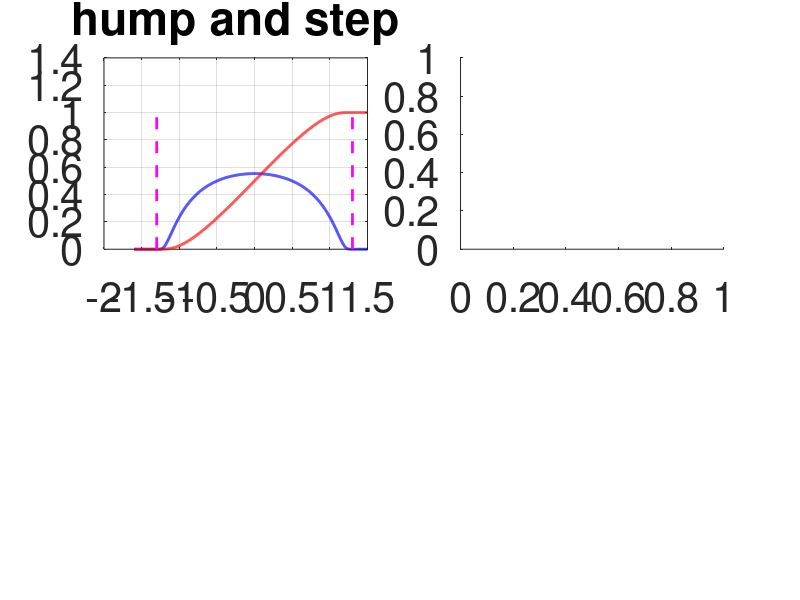

MATLAB code to generate this figure: (Note: this script raises an error after producing the figure.)
function sphereWithMirror
    set(0, 'defaultLineLineWidth', 2);    
    set(0, 'defaultLineMarkerSize', 30);     
    set(0, 'defaultAxesFontSize', 30);

    figure('units', 'normalized', 'position', [0.1, 0.1, 0.8, 0.7]);     

    %%%%%%%%

    subplot(221)
    arg = -1.6:0.001: 1.5; 
    step_halfw = 1.3; 
    
    plot(arg, hump(arg, step_halfw), 'b');    
    hold on; plot(arg, smooth_step(arg, step_halfw), 'r'); 
    title('hump and step')
    
    hold on; plot(  [step_halfw, step_halfw], [0, 1], 'm--');     
    hold on; plot(- [step_halfw, step_halfw], [0, 1], 'm--');     
    grid on

    %%%%%%%%%
    subplot(222)
    
    arg = - 3.5 : 0.001 : 3.7; 
    plateau_halfw = 1.6; 
    step_halfw = 0.74; 
    
    [val, curveMax] = slide(arg, plateau_halfw, step_halfw); 

    plot(arg, val, 'k.-'); 
    %title(sprintf('slide, curveMax = %g', curveMax))
    title('slide')
    
    foot_lim = plateau_halfw + 2 * step_halfw; % TODO: refactor    
    levelHeight = plateau_halfw + curveMax;    
    % turns out that curveMax == step_halfw - let's check it!
    hold on; plot(  [-foot_lim, foot_lim], [ levelHeight - step_halfw,  levelHeight - step_halfw], 'k--');        
    hold on; plot(  [-foot_lim, foot_lim], [-levelHeight + step_halfw, -levelHeight + step_halfw], 'k--'); 
    
    hold on; plot(  [plateau_halfw, plateau_halfw], [-levelHeight, levelHeight], 'b--'); 
    hold on; plot(- [plateau_halfw, plateau_halfw], [-levelHeight, levelHeight], 'b--');
    
    % verticals
    hold on; plot(  [foot_lim, foot_lim], [-levelHeight,  levelHeight], 'm--');     
    hold on; plot(- [foot_lim, foot_lim], [-levelHeight,  levelHeight], 'm--');     

    % horizontals
    hold on; plot(  [-foot_lim, foot_lim], [ levelHeight,  levelHeight], 'm--');        
    hold on; plot(  [-foot_lim, foot_lim], [-levelHeight, -levelHeight], 'm--');        
    
    axis equal; % this is important - the slope should be 45 deg
    grid on; 
    
    yl = ylim; 
    hold on; plot(yl * 0.9, yl * 0.9, 'r-')     
    
    %%%%%%%%%
    subplot(223)
   
    theta = (0:0.02:2) * pi; 
    
    theta_plateau_center = pi; 
    theta_plateau_halfw  = pi/4; 
    theta_step_halfw     = pi/5; 
    
    assert(theta_plateau_halfw + theta_step_halfw < pi/2); 
          
    theta_truncated = slide(theta - theta_plateau_center, theta_plateau_halfw, theta_step_halfw);
    
    plot(theta, theta_truncated, 'b')
    title(sprintf('truncated angle\n halfwidths: plateau = %g * pi, step = %g * pi', ... 
                   theta_plateau_halfw / pi, theta_step_halfw / pi)); 
               
    theta_eff_max = theta_plateau_halfw + theta_step_halfw; % property of the "slide" 
    
    hold on; plot([0, 2*pi], [ theta_eff_max,  theta_eff_max], 'k--'); 
    hold on; plot([0, 2*pi], [-theta_eff_max, -theta_eff_max], 'k--'); 
    
    axis equal; % this is important - the slope should be 45 deg
    grid on
    
    %%%%%%%%%
    subplot(224)       
    
    distToMirror = cos(theta_plateau_halfw); 
    r_const = distToMirror / cos(theta_eff_max);     
    r_flat =  distToMirror ./ cos(theta_truncated); 
    
    shape_flat  = [r_flat .* cos(theta);  r_flat .* sin(theta)];         
    ht = plot(shape_flat(1,:), shape_flat(2,:),  'm--', 'DisplayName', 'target shape');  
    title(sprintf('circle with mirror\n dist = %5.3f, radius = %6.3f', distToMirror, r_const));  
    
    yl = [min(shape_flat(2,:)), max(shape_flat(2,:))]; 
    hold on; 
    hs = plot(- [distToMirror, distToMirror], yl, 'k--', 'DisplayName', 'straight line'); % minus because the angles are centered around pi 
    
    hold on; 
    hc = plot(r_const * cos(theta), r_const * sin(theta),  'b--', 'DisplayName', 'circle');  
    legend([ht, hc, hs])
    
    grid on
    axis equal    
    
    print('-djpeg', 'smooth_shape.jpg')
end

function [ret, curveMax]  = slide(x, plateau_halfw, step_halfw)

    ngrid = 131; 
    arg = linspace(- 1.1 * step_halfw, 1.1 * step_halfw, ngrid); 
    smooth_step_interp = griddedInterpolant(arg, smooth_step(arg, step_halfw), 'cubic', 'none'); 
       
    smooth_curve = @(upperLim) arrayfun(@(uL) integral(@(x) smooth_step_interp(x), -step_halfw, uL), upperLim);

    curveMax = smooth_curve(step_halfw); 
    
    
    foot_lim = plateau_halfw + 2 * step_halfw; % TODO: refactor        
    
    mask_plateau  = (abs(x) <= plateau_halfw); 

    mask_neg_foot  = (x <= - foot_lim);  
    mask_neg_curve = ((x < 0) & (~mask_plateau) & (~mask_neg_foot)); 
    
    mask_pos_foot  = (x >=   foot_lim);  
    mask_pos_curve = ((x > 0) & (~mask_plateau) & (~mask_pos_foot)); 
    
    assert(sum(mask_plateau) + sum(mask_neg_foot) + sum(mask_neg_curve) + sum(mask_pos_foot) + sum(mask_pos_curve) == numel(x)); 
    assert(all(mask_plateau | mask_neg_foot | mask_neg_curve | mask_pos_foot | mask_pos_curve)); 
            
    ret = nan(size(x)); 
    ret(mask_neg_foot)  = - plateau_halfw - curveMax; 
    ret(mask_neg_curve) = - plateau_halfw - curveMax + smooth_curve(  x(mask_neg_curve) + plateau_halfw + step_halfw);    
    
    ret(mask_pos_foot)  =   plateau_halfw + curveMax;         
    ret(mask_pos_curve) =   plateau_halfw + curveMax - smooth_curve(- x(mask_pos_curve) + plateau_halfw + step_halfw);    
    
    ret(mask_plateau) = x(mask_plateau); 
   
    assert(all(~isnan(ret))); 
end

% https://math.stackexchange.com/questions/328868/how-to-build-a-smooth-transition-function-explicitly
% answer by user1337
function ret = smooth_step(x, step_halfw)

    intOfHump = @(upperLim) integral(@(x) hump(x, step_halfw), -step_halfw, upperLim);

    A = intOfHump(step_halfw); 
    
    mask_need_integral = (abs(x) < step_halfw); 
    
    ret(~mask_need_integral & (x < 0)) = 0; 
    ret(~mask_need_integral & (x > 0)) = 1;     
    ret( mask_need_integral) = (1/A) * arrayfun(@(x_) intOfHump(x_), x(mask_need_integral)); 
    
end

function ret = hump(x, halfw)
    
    assert(halfw > 0); 
    mask_gt_w = (abs(x) >= halfw); 
    x(mask_gt_w) = 0; 

    in_exp = 1 ./ (x.^2 - halfw^2); 
    assert(all(in_exp < 0)); 
    ret = exp(in_exp);     
    ret(mask_gt_w) = 0; 
end
